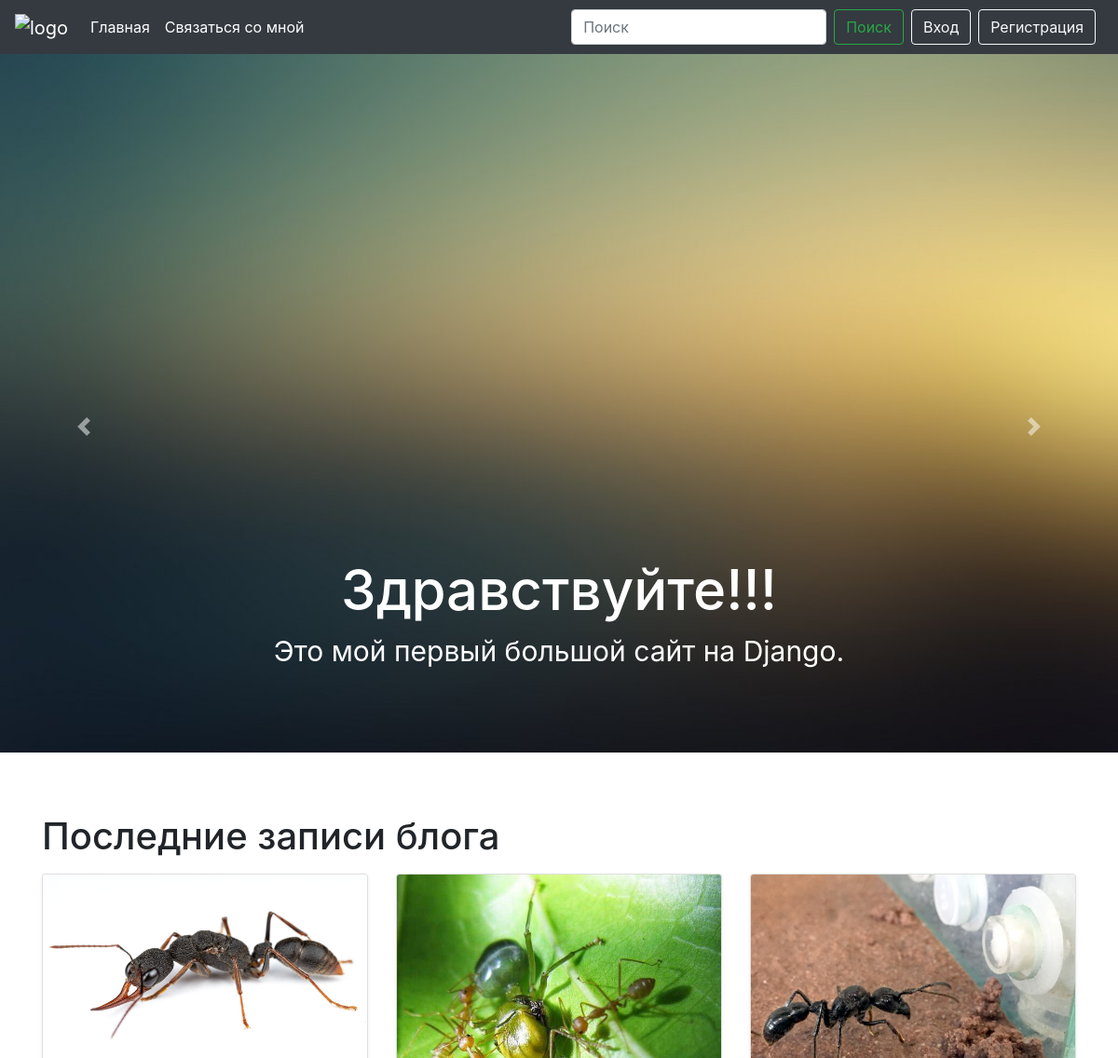
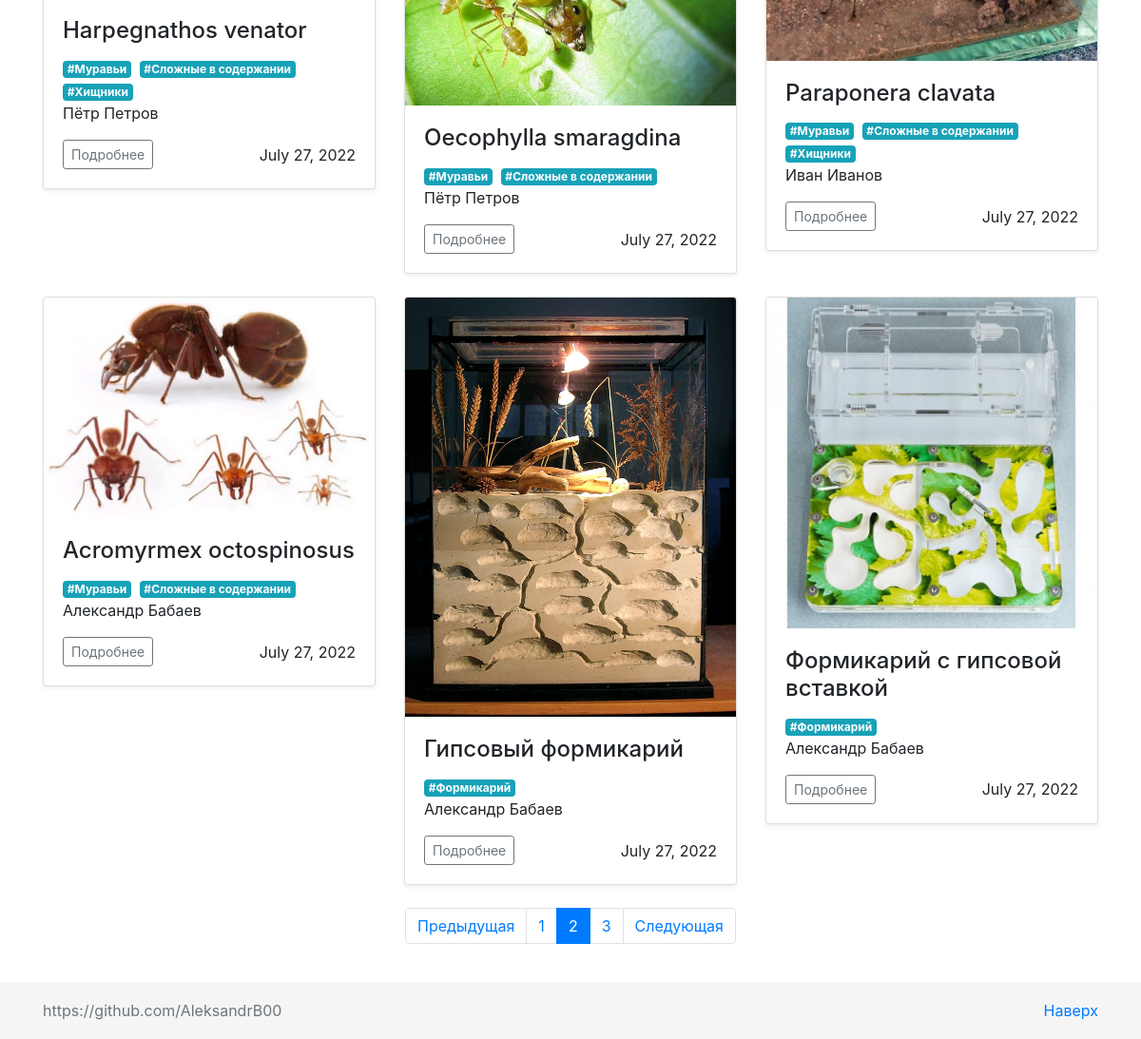
Screenshot of /?page=2 with the database file from the repository (2 pictures, top to bottom).
### myblog/models.py (models this page shows, shortened)
class Post(models.Model):
    h1 = models.CharField(max_length=100)
    text = models.TextField()
    author = models.ForeignKey(User, on_delete=models.CASCADE, related_name='user_name')
    post_date = models.DateField(default=timezone.now)
    image = models.ImageField()
    slug = models.SlugField(max_length=100, unique=True)
    tag = TaggableManager()

### myblog/views.py (the view)
# urls.py: path('', MainPageView.as_view(), name='home'),
class MainPageView(View):
    def get(self, request):
        posts = Post.objects.filter(post_date__lte=timezone.now()).order_by('-post_date')
        pagination = Paginator(posts, 6)
        page_number = request.GET.get('page')
        page_obj = pagination.get_page(page_number)
        return render(request, 'home.html', context={
            'page_obj' : page_obj
         })

### myblog/templates/home.html (shortened to what this page needs)
{% extends 'base.html' %}
{% load static %}
{% block carousel%}
    {% include 'modules/carousel.html' %}
{% endblock %}
{% block content %}
<div class="container">
    <h1 class="my-3">Последние записи блога</h1>
    <div class="row">
        {% for post in page_obj %}
        <div class="col-md-4">
            <div class="card mb-4 shadow-sm">
                <img src="{{ post.image.url }}" alt="" class="card-img-top">
                <div class="card-body">
                    <h4 class="card-title">{{ post.h1 }}</h4>
                    {% for tag in post.tag.all %}
                  <a href="{% url 'tag' tag.slug %}" class="mr-1 badge badge-info">#{{ tag }}</a>
                    {% endfor %}
                    <p class="card-text">{{ post.author.first_name }} {{ post.author.last_name }}</p>
                    <div class="d-flex justify-content-between align-items-center">
                        <div class="btn-group">
                            <a href="{% url 'post_detail' post.slug %}" class="btn btn-sm btn-outline-secondary">Подробнее</a>
                        </div>
                        {{ post.post_date }}
                    </div>
                </div>
            </div>
        </div>
        {% endfor %}
    </div>
</div>
{% endblock %}
{% block pagination %}
<nav aria-label="Paginate me">
    <ul class="pagination justify-content-center">
        {% if page_obj.has_previous %}
        <li class="page-item">
            <a class="page-link" href="?page={{ page_obj.previous_page_number }}" tabindex="-1">Предыдущая</a>
        </li>
        {% else %}
        <li class="page-item disabled">
            <a class="page-link" href="#" tabindex="-1">Предыдущая</a>
        </li>
        {% endif %}
        {% for i in page_obj.paginator.page_range %}
        {% if i == page_obj.number %}
        <li class="page-item active"><a class="page-link" href="?page={{ i }}">{{ i }}</a></li>
        {% else %}
        <li class="page-item"><a class="page-link" href="?page={{ i }}">{{ i }}</a></li>
        {% endif %}
        {% endfor %}
        {% if page_obj.has_next %}
        <li class="page-item">
            <a class="page-link" href="?page={{ page_obj.next_page_number }}">Следующая</a>
        </li>
        {% else %}
        <li class="page-item disabled">
            <a class="page-link" href="#">Следующая</a>
        </li>
        {% endif %}
    </ul>
</nav>
<br>
{% endblock %}

### myblog/static/css/style.css (style rules this page uses)
body { margin-bottom: 60px; }
html { position: relative; min-height: 100%; }

### rows the page displays
Post: image (picture), h1 "Harpegnathos venator", author.first_name "Пётр", author.last_name "Петров", post_date "July 27, 2022"
Tag: name "Муравьи"
Tag: name "Сложные в содержании"
Tag: name "Хищники"
Post: image (picture), h1 "Oecophylla smaragdina", author.first_name "Пётр", author.last_name "Петров", post_date "July 27, 2022"
Post: image (picture), h1 "Paraponera clavata", author.first_name "Иван", author.last_name "Иванов", post_date "July 27, 2022"
Post: image (picture), h1 "Acromyrmex octospinosus", author.first_name "Александр", author.last_name "Бабаев", post_date "July 27, 2022"
Post: image (picture), h1 "Гипсовый формикарий", author.first_name "Александр", author.last_name "Бабаев", post_date "July 27, 2022"
Tag: name "Формикарий"
Post: image (picture), h1 "Формикарий с гипсовой вставкой", author.first_name "Александр", author.last_name "Бабаев", post_date "July 27, 2022"

### other values shown
{{ i }} "1" "3"
{{ i }} "2"
